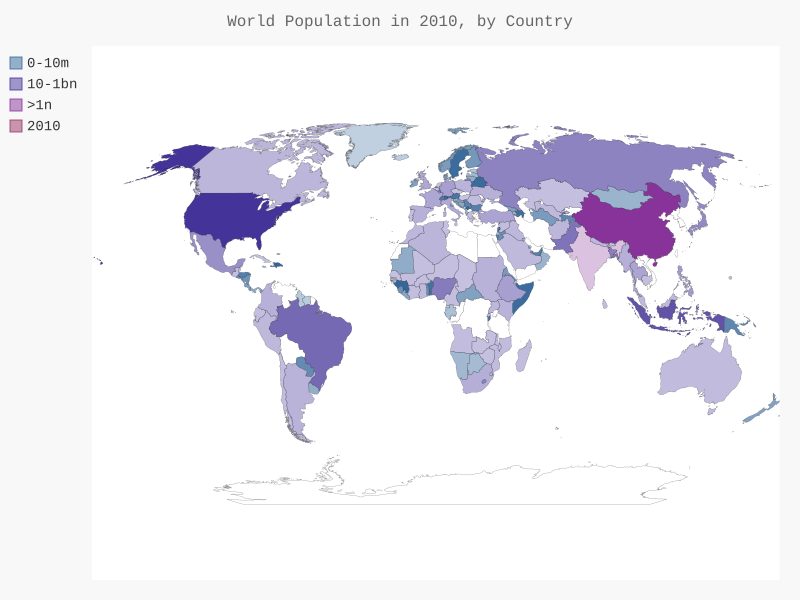

Reproduce this figure in Python.
import json

from pygal.maps.world import World
from country_codes import get_country_code
from pygal.style import LightColorizedStyle as LCS, RotateStyle as RS

# Load the data into a list
filename = 'population_data.json'
with open(filename) as f:
    pop_data = json.load(f)

# Build a dictionary of population data
cc_populations = {}
for pop_dict in pop_data:
    if pop_dict['Year'] == '2010':
        country_name = pop_dict['Country Name']
        population = int(float(pop_dict['Value']))
        code = get_country_code(country_name)
        if code:
            cc_populations[code] = population

# Group the countries into 3 population levels
cc_pops_1, cc_pops_2, cc_pops_3 = {}, {}, {}
for cc, pop in cc_populations.items():
    if pop < 10000000:
        cc_pops_1[cc] = pop
    elif pop < 1000000000:
        cc_pops_2[cc] = pop
    else:
        cc_pops_3[cc] = pop

# See how many countries are in each level
print(len(cc_pops_1),len(cc_pops_2),len(cc_pops_3))

wm_style = RS('#336699', base_style=LCS)
wm = World(style=wm_style)
wm.title = 'World Population in 2010, by Country'
wm.add('0-10m', cc_pops_1)
wm.add('10-1bn', cc_pops_2)
wm.add('>1n', cc_pops_3)
wm.add('2010', cc_populations)

wm.render_to_file('world_population.svg')
